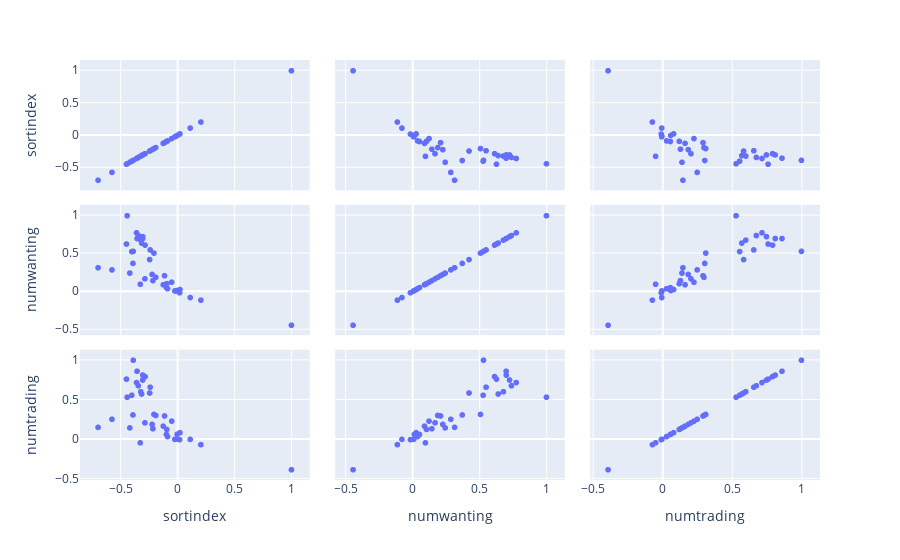

The cell this chart's notebook holds for it:
### Markdown cell above
**Objetivo:** explorar mais aprofundadamente as variáveis que melhor se relacionam com nossas variáveis alvo.

**Variáveis selecionadas:** 'sortindex', 'blogs', 'news', 'numplays_month', 'numweights', 'numgeeklists', 'numcomments', 'siteviews', 'numplays', 'baverage', 'average', 'usersrated', 'totalvotes', 'boardgamemechanic_cnt', 'boardgamehonor_cnt', 'boardgameexpansion', 'boardgamepublisher' e 'sortindex'.

### Code cell
# Criar o scatter plot
fig = px.scatter_matrix(matriz_correlaçao[['sortindex', 'numwanting', 'numtrading']])

# Mostrar o plot
fig.show()

### Figure 1 — Plotly figure (JSON) as saved in the notebook; plotly's stock layout.template omitted (floating-point values rounded to 4 significant figures)
{"data": [{"dimensions": [{"axis": {"matches": true}, "label": "sortindex", "values": [-0.3277, -0.08847, 1, 0.1106, 0.01723, -0.01585, -0.0245, -0.2168, -0.0979, -0.1265, -0.1147, -0.3161, -0.09513, -0.3921, -0.1919, -0.0518, -0.224, 0.02065, -0.003899, -0.3064, -0.2869, -0.306, -0.6985, -0.5765, 0.2044, -0.4198, -0.2857, -0.2456, -0.3899, -0.4431, -0.3562, -0.3608, -0.2411, -0.2076, -0.4024, -0.3447, -0.449, -0.3234]}, {"axis": {"matches": true}, "label": "numwanting", "values": [0.0971, 0.03842, -0.4431, -0.07831, -0.01527, 0.007908, 0.008815, 0.1449, 0.05251, 0.09007, 0.2097, 0.6397, 0.105, 0.3717, 0.1889, 0.1239, 0.2264, 0.0276, 0.01466, 0.7247, 0.1685, 0.6998, 0.3147, 0.2861, -0.1125, 0.2443, 0.6129, 0.4223, 0.5303, 1, 0.6992, 0.7746, 0.5496, 0.5079, 0.5275, 0.7386, 0.6271, 0.6787]}, {"axis": {"matches": true}, "label": "numtrading", "values": [-0.04823, 0.03088, -0.3899, -0.00428, -0.007948, -0.002902, -0.004268, 0.1305, 0.05795, 0.1634, 0.2926, 0.5712, 0.1218, 0.3054, 0.2992, 0.2275, 0.1862, 0.08106, 0.06044, 0.7486, 0.2059, 0.8117, 0.148, 0.2505, -0.07138, 0.1415, 0.7924, 0.5843, 1, 0.5303, 0.8604, 0.7165, 0.6578, 0.3122, 0.5558, 0.676, 0.7605, 0.6]}], "hovertemplate": "%{xaxis.title.text}=%{x}<br>%{yaxis.title.text}=%{y}<extra></extra>", "legendgroup": "", "marker": {"color": "#636efa", "symbol": "circle"}, "name": "", "showlegend": false, "type": "splom"}], "layout": {"dragmode": "select", "legend": {"tracegroupgap": 0}, "margin": {"t": 60}}}
